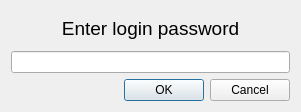
<?xml version="1.0" encoding="UTF-8"?>
<ui version="4.0">
 <class>LoginDialog</class>
 <widget class="QDialog" name="LoginDialog">
  <property name="geometry">
   <rect>
    <x>0</x>
    <y>0</y>
    <width>301</width>
    <height>112</height>
   </rect>
  </property>
  <property name="windowTitle">
   <string>Dialog</string>
  </property>
  <layout class="QVBoxLayout" name="verticalLayout_2">
   <item>
    <layout class="QVBoxLayout" name="verticalLayout">
     <item>
      <widget class="QLabel" name="label">
       <property name="font">
        <font>
         <pointsize>14</pointsize>
        </font>
       </property>
       <property name="text">
        <string>Enter login password</string>
       </property>
       <property name="alignment">
        <set>Qt::AlignmentFlag::AlignCenter</set>
       </property>
      </widget>
     </item>
     <item>
      <widget class="QLineEdit" name="lineEdit">
       <property name="echoMode">
        <enum>QLineEdit::EchoMode::Password</enum>
       </property>
      </widget>
     </item>
     <item>
      <widget class="QDialogButtonBox" name="buttonBox">
       <property name="orientation">
        <enum>Qt::Orientation::Horizontal</enum>
       </property>
       <property name="standardButtons">
        <set>QDialogButtonBox::StandardButton::Cancel|QDialogButtonBox::StandardButton::Ok</set>
       </property>
      </widget>
     </item>
    </layout>
   </item>
  </layout>
 </widget>
 <resources/>
 <connections>
  <connection>
   <sender>buttonBox</sender>
   <signal>rejected()</signal>
   <receiver>LoginDialog</receiver>
   <slot>reject()</slot>
   <hints>
    <hint type="sourcelabel">
     <x>316</x>
     <y>260</y>
    </hint>
    <hint type="destinationlabel">
     <x>286</x>
     <y>274</y>
    </hint>
   </hints>
  </connection>
  <connection>
   <sender>buttonBox</sender>
   <signal>accepted()</signal>
   <receiver>LoginDialog</receiver>
   <slot>accept()</slot>
   <hints>
    <hint type="sourcelabel">
     <x>248</x>
     <y>254</y>
    </hint>
    <hint type="destinationlabel">
     <x>157</x>
     <y>274</y>
    </hint>
   </hints>
  </connection>
 </connections>
</ui>
